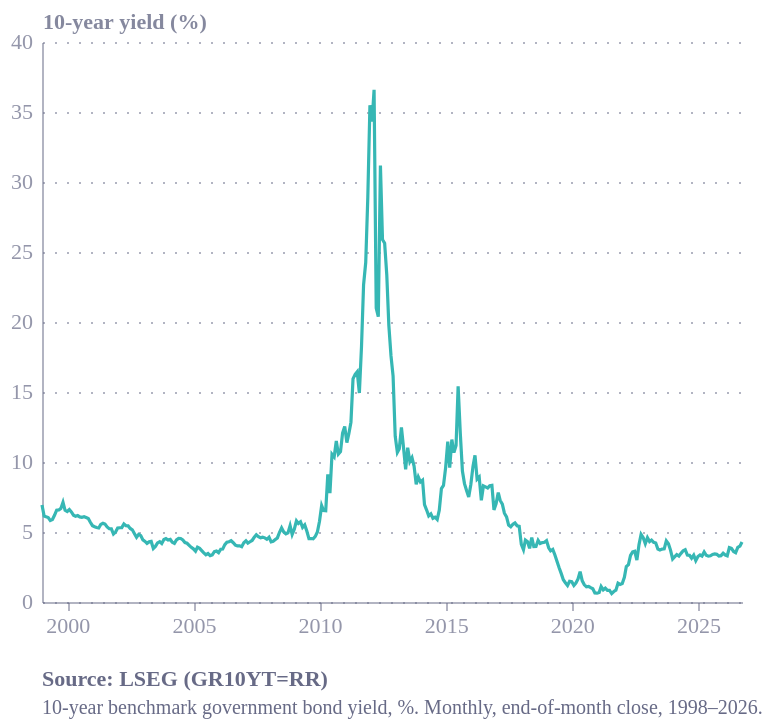

Write the Vega-Lite specification saved for this chart.
### Vega-Lite specification from a JSON file in a GitHub repository (floating-point values rounded to 4 significant figures; data arrays with more than 128 entries replaced by an {"elided": "..."} marker saying what was removed)
{"config": {"font": "Circular Std", "text": {"color": "#676A86", "align": "left", "baseline": "middle", "dx": 7, "dy": 0, "fontSize": 11}, "view": {"stroke": "transparent", "continuousWidth": 400, "continuousHeight": 300, "discreteWidth": 400, "discreteHeight": 300, "fill": "transparent"}, "range": {"category": ["#36B7B4", "#E6224B", "#F4C245", "#0063AF", "#00A767", "#179FDB", "#EB5C2E", "#5C267B", "#122B39"], "diverging": ["#E6224B", "#E54753", "#C9C9C9", "#179FDB", "#122B39"], "heatmap": ["#C9C9C9", "#179FDB", "#0063AF", "#122B39"], "ordinal": ["#00A767", "#36B7B4", "#179FDB", "#0063AF", "#243B5A"]}, "bar": {"color": "#179fdb"}, "line": {"color": "#e6224b"}, "rule": {"color": "#676A86"}, "area": {"opacity": 0.8}, "point": {"filled": true, "size": 80, "color": "#e6224b", "opacity": 0.95}, "geoshape": {"stroke": "white", "strokeWidth": 0.3}, "rect": {"fill": "#d6d4d4", "opacity": 0.3}, "axis": {"labelColor": "#676A86", "labelFontSize": 11, "labelFont": "Circular Std", "labelOpacity": 0.7, "tickColor": "#676A86", "tickOpacity": 0.5, "domainColor": "#676A86", "domainOpacity": 0.5, "gridColor": "#676A86", "gridDash": [2, 2], "gridOpacity": 0.5, "title": null, "titleColor": "#676A86", "titleOpacity": 0.8, "tickSize": 4}, "axisXDiscrete": {"grid": false, "labelAngle": 0, "tickCount": 10, "tickOpacity": 0.5, "title": null}, "axisYDiscrete": {"ticks": false, "labelPadding": 5}, "axisXTemporal": {"grid": false, "ticks": true}, "axisXQuantitative": {"grid": true}, "axisYQuantitative": {"gridColor": "#676A86", "gridDash": [1, 5], "gridOpacity": 0.5, "ticks": false, "labelPadding": 5, "tickCount": 8, "titleAngle": 0, "titleAlign": "left", "titleBaseline": "bottom", "titleX": 0, "titleY": -5}, "title": {"color": "#676A86E6", "subtitleColor": "#676A86", "font": "Circular Std", "subtitleFont": "Circular Std", "anchor": "start", "fontSize": 14, "subtitleFontSize": 12, "subtitlePadding": 4, "offset": 0, "frame": "group"}, "legend": {"titleColor": "#122b39", "title": null, "labelColor": "#122b39", "labelFontSize": 11}, "background": "white"}, "data": {"name": "data-149d9d744376ec4555c2c859c6fd13dd"}, "mark": {"type": "line", "strokeWidth": 1.6}, "encoding": {"color": {"field": "series", "legend": null, "type": "nominal"}, "x": {"axis": {"format": "%Y", "tickCount": 8}, "field": "date", "title": null, "type": "temporal"}, "y": {"field": "yield", "title": "10-year yield (%)", "type": "quantitative"}}, "height": 280, "title": {"text": "Source: LSEG (GR10YT=RR)", "anchor": "start", "color": "#676A86", "dy": 12, "fontSize": 11, "orient": "bottom", "subtitle": ["10-year benchmark government bond yield, %. Monthly, end-of-month close, 1998–2026."], "subtitleColor": "#676A86", "subtitleFontSize": 10}, "width": 350, "$schema": "https://vega.github.io/schema/vega-lite/v6.4.1.json", "datasets": {"data-149d9d744376ec4555c2c859c6fd13dd": {"elided": "334 records"}}}
